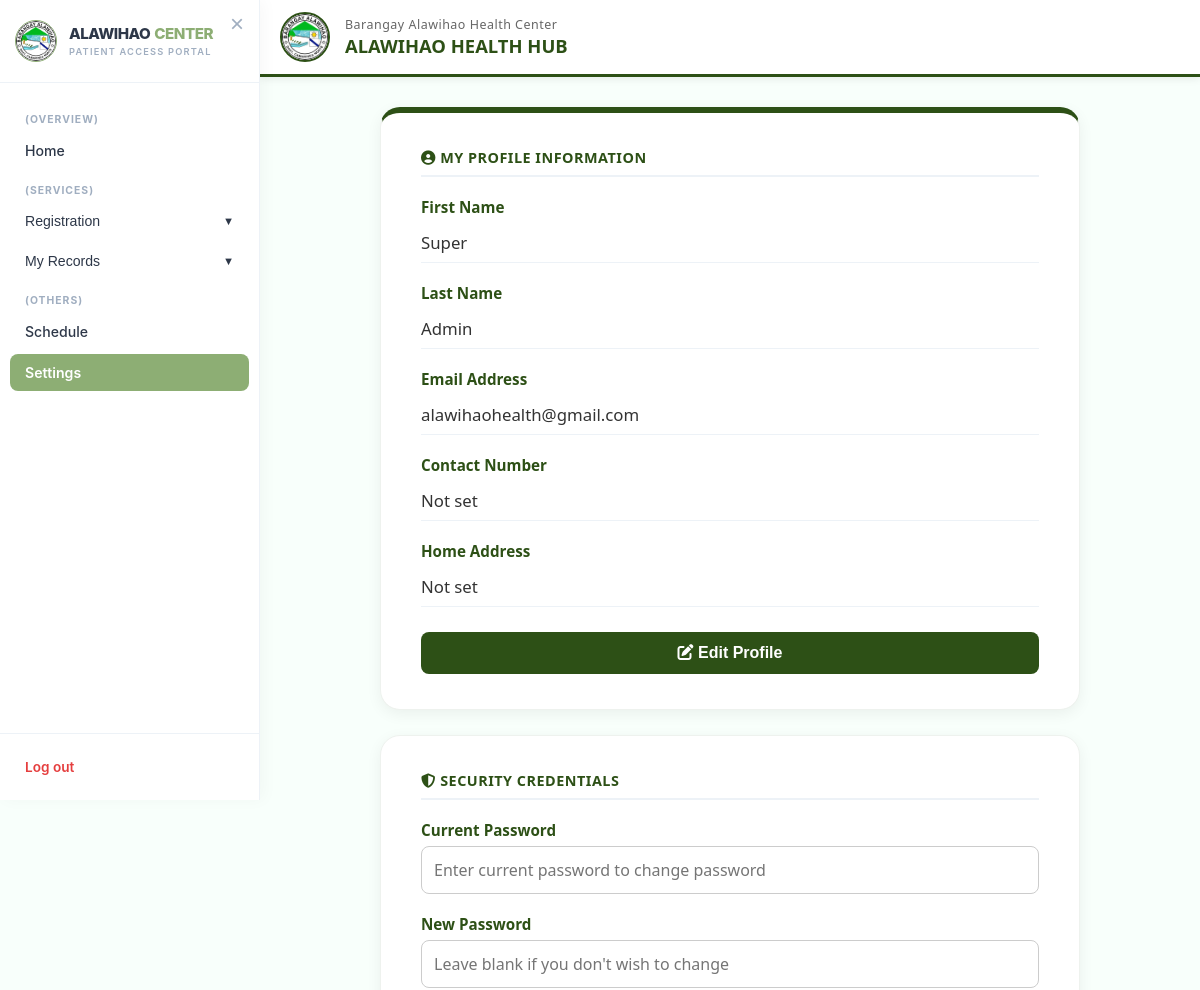
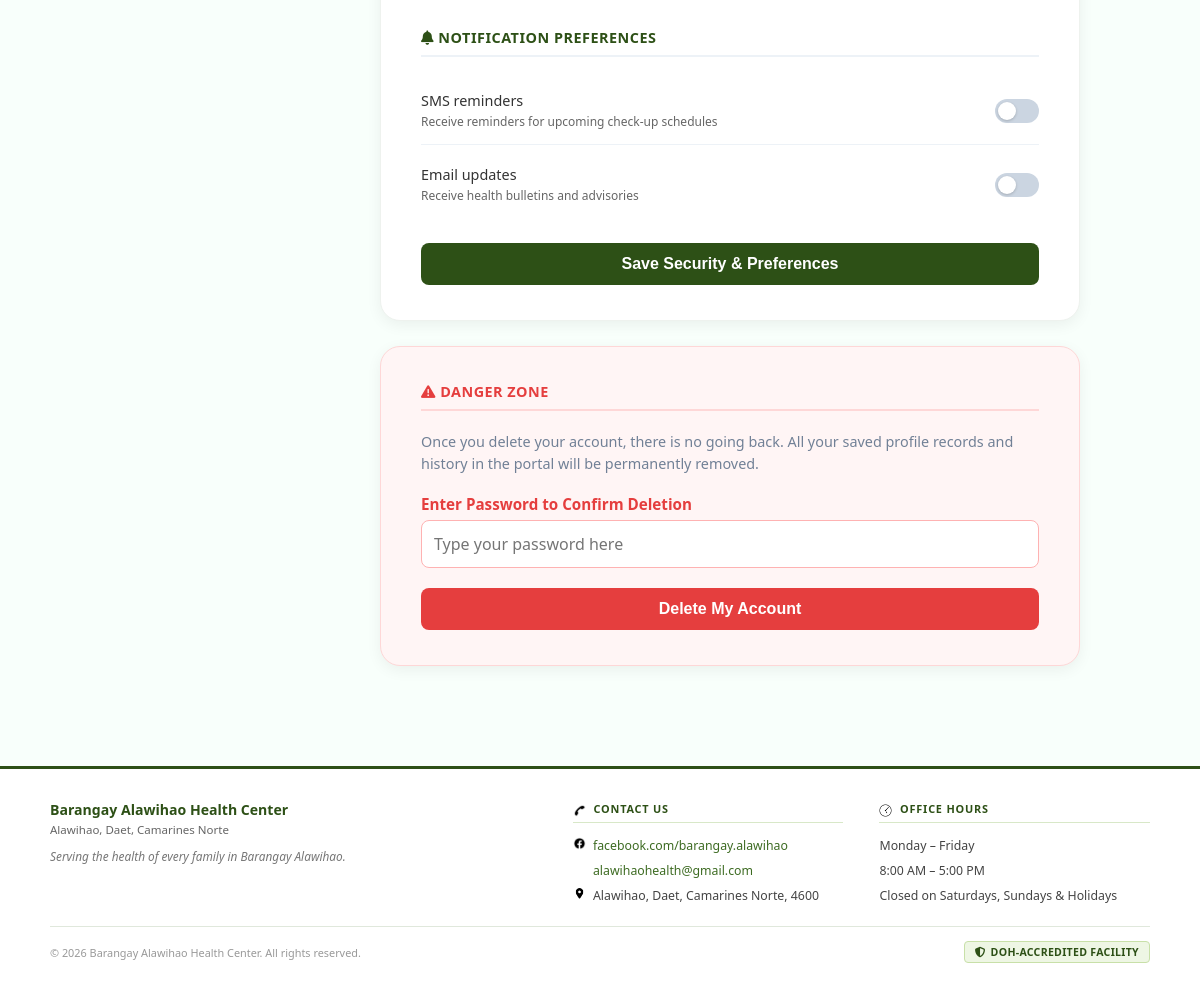
The app's page /user_settings.php (signed in) with its own data (2 pictures, top to bottom).
### tables this page shows
CREATE TABLE `users` (
  `id` int(11) NOT NULL,
  `generated_id` varchar(20) DEFAULT NULL,
  `first_name` varchar(50) NOT NULL,
  `last_name` varchar(50) NOT NULL,
  `email` varchar(100) NOT NULL,
  `password` varchar(255) NOT NULL,
  `role` enum('Super Admin','Admin','User') DEFAULT 'User',
  `status` enum('Pending','Approved','Disapproved') DEFAULT 'Approved',
  `reset_code` varchar(6) DEFAULT NULL,
  `reset_expiry` datetime DEFAULT NULL,
  `created_at` timestamp NOT NULL DEFAULT current_timestamp(),
  `last_activity` datetime DEFAULT current_timestamp(),
  `contact_number` varchar(50) DEFAULT NULL,
  `birthday` date DEFAULT NULL,
  `gender` varchar(20) DEFAULT NULL,
  `address` varchar(50) DEFAULT NULL,
  `profile_picture` varchar(255) DEFAULT NULL,
  `position` varchar(100) DEFAULT 'Administrator',
  `total_children` int(11) DEFAULT 0,
  `current_pregnancy_status` varchar(100) DEFAULT '1st Pregnancy'
);

### user_settings.php (the view, shortened to what this page needs)
<?php
include 'db_connect.php';
$user_id = $_SESSION['user_id'];
$sql = "SELECT * FROM users WHERE id = '$user_id'";
$result = $conn->query($sql);
$user = $result->fetch_assoc();
?>
<!DOCTYPE html>
<html lang="fil">
<head>
</head>
<body>
<div class="sidebar-container">
    <?php include 'user_sidebar.php'; ?>
</div>
<div class="topbar">
    <img src="images/logo.jpg" alt="Brgy Logo">
    <div class="logo-text">
        <span>Barangay Alawihao Health Center</span>
        <strong>ALAWIHAO HEALTH HUB</strong>
    </div>
</div>
<div id="main">
    <div class="settings-container">
        <div class="settings-card profile-card-header">
            <div class="settings-section-title"><i class="fa fa-user-circle"></i> My Profile Information</div>
            <form id="profileForm" method="POST">
                <div class="form-group">
                    <label>First Name</label>
                    <div class="info-value"><?php echo htmlspecialchars($user['first_name'] ?? ''); ?></div>
                </div>
                <div class="form-group">
                    <label>Last Name</label>
                    <div class="info-value"><?php echo htmlspecialchars($user['last_name'] ?? ''); ?></div>
                </div>
                <div class="form-group">
                    <label>Email Address</label>
                    <div class="info-value"><?php echo htmlspecialchars($user['email'] ?? ''); ?></div>
                </div>
                <div class="form-group">
                    <label>Contact Number</label>
                    <div class="info-value"><?php echo htmlspecialchars($user['contact_number'] ?? 'Not set'); ?></div>
                </div>
                <div class="form-group">
                    <label>Home Address</label>
                    <div class="info-value"><?php echo htmlspecialchars($user['address'] ?? 'Not set'); ?></div>
                </div>
                <div class="button-group">
                    <button type="button" id="editBtn" class="btn btn-edit" onclick="toggleEdit(true)"><i class="fa fa-pen-to-square"></i> Edit Profile</button>
                </div>
            </form>
        </div>
        <div class="settings-card">
            <form action="update_settings.php" method="POST">
                <div class="settings-section-title"><i class="fa fa-shield-halved"></i> Security Credentials</div>
                <div class="form-group">
                    <label for="current_password">Current Password</label>
                    <input type="password" id="current_password" name="current_password" class="settings-input" placeholder="Enter current password to change password">
                </div>
                <div class="form-group">
                    <label for="new_password">New Password</label>
                    <input type="password" id="new_password" name="new_password" class="settings-input" placeholder="Leave blank if you don't wish to change">
                </div>
                <div class="settings-section-title" style="margin-top: 30px;"><i class="fa fa-bell"></i> Notification Preferences</div>
                <label class="notification-toggle">
                    <span class="notification-copy">
                        <span>SMS reminders</span>
                        <small>Receive reminders for upcoming check-up schedules</small>
                    </span>
                    <span class="notification-switch" aria-hidden="true"></span>
                </label>
                <label class="notification-toggle">
                    <span class="notification-copy">
                        <span>Email updates</span>
                        <small>Receive health bulletins and advisories</small>
                    </span>
                    <span class="notification-switch" aria-hidden="true"></span>
                </label>
                <div style="margin-top: 25px;">
                    <button type="submit" class="btn btn-primary-action">Save Security & Preferences</button>
                </div>
            </form>
        </div>
        <div class="settings-card danger-card">
            <div class="settings-section-title danger-title"><i class="fa fa-triangle-exclamation"></i> Danger Zone</div>
            <p class="danger-text">Once you delete your account, there is no going back. All your saved profile records and history in the portal will be permanently removed.</p>
            <form action="delete_account.php" method="POST" onsubmit="return confirm('Are you sure you want to permanently delete your account? This action cannot be undone.');">
                <div class="form-group">
                    <label for="delete_password" style="color: #E53E3E;">Enter Password to Confirm Deletion</label>
                    <input type="password" id="delete_password" name="delete_password" class="settings-input" placeholder="Type your password here" required style="border-color: #FEB2B2;">
                </div>
                <button type="submit" class="btn btn-danger">Delete My Account</button>
            </form>
        </div>
    </div>
</div>
<?php include 'admin/footer.php'; ?>
</body>
</html>

### user_settings.php (style rules this page uses)
:root { --green: #2d5016; --accent: #5a7c3a; --light: #8fbf5a; --bg: #f8fffb; --white: #ffffff; --text: #333333; --muted: #666666; --sidebar-width: 260px; --border-color: #edf2ed; }
* { margin: 0; padding: 0; box-sizing: border-box; }
body { font-family: 'Segoe UI', sans-serif; background: var(--bg); color: var(--text); }
.sidebar-container { width: var(--sidebar-width) !important; min-width: var(--sidebar-width) !important; height: 100vh; position: fixed; top: 0; left: 0; z-index: 300; overflow-y: auto; transition: transform 0.3s ease; }
.topbar { background: var(--white); border-bottom: 3px solid var(--green); padding: 12px 20px; display: flex; align-items: center; gap: 15px; position: sticky; top: 0; z-index: 200; box-shadow: 0 2px 8px rgba(0,0,0,0.08); margin-left: var(--sidebar-width); width: calc(100% - var(--sidebar-width)); transition: margin-left 0.3s ease, width 0.3s ease; }
.topbar img { width: 50px; height: 50px; border-radius: 50%; object-fit: cover; border: 2px solid var(--green); flex-shrink: 0; }
.topbar .logo-text { display: flex; flex-direction: column; }
.topbar .logo-text span { font-size: 0.78rem; color: var(--muted); font-weight: 500; letter-spacing: 0.5px; }
.topbar .logo-text strong { font-size: 1.15rem; color: var(--green); font-weight: 700; }
#main { margin-left: var(--sidebar-width); width: calc(100% - var(--sidebar-width)); transition: margin-left 0.3s ease, width 0.3s ease; padding: 30px 24px 60px; display: flex; flex-direction: column; align-items: center; min-height: calc(100vh - 70px); }
.settings-container { width: 100%; max-width: 700px; display: flex; flex-direction: column; gap: 25px; }
.settings-card { background: var(--white); width: 100%; padding: 35px 40px; border-radius: 20px; box-shadow: 0 4px 15px rgba(0,0,0,0.06); border: 1px solid #eef2ee; }
.profile-card-header { border-top: 6px solid var(--green); margin-top: 0; }
.settings-section-title { font-size: 0.9rem; font-weight: 700; color: var(--green); margin-bottom: 20px; padding-bottom: 8px; border-bottom: 2px solid var(--border-color); text-transform: uppercase; letter-spacing: 0.5px; }
.form-group { margin-bottom: 20px; }
label { display: block; margin-bottom: 6px; font-weight: 600; color: var(--green); font-size: 0.95rem; }
.info-value { font-size: 1.05rem; color: #333; padding: 8px 0; border-bottom: 1px solid var(--border-color); margin-bottom: 5px; }
.edit-input, .settings-input { width: 100%; padding: 12px; border: 1px solid #ccc; border-radius: 8px; box-sizing: border-box; font-family: inherit; font-size: 1rem; transition: border-color 0.2s; }
.notification-toggle { display: flex; align-items: center; justify-content: space-between; gap: 20px; padding: 14px 0; border-bottom: 1px solid var(--border-color); cursor: pointer; color: var(--text); font-weight: 500; }
.notification-toggle:last-of-type { border-bottom: none; }
.notification-copy { display: flex; flex-direction: column; gap: 3px; font-size: 0.9rem; }
.notification-copy small { color: var(--muted); font-size: 0.75rem; font-weight: 400; }
.notification-switch { position: relative; width: 44px; height: 24px; flex: 0 0 44px; background: #cbd5e1; border-radius: 999px; transition: background 0.2s ease; }
.notification-switch::after { content: ''; position: absolute; top: 3px; left: 3px; width: 18px; height: 18px; background: #ffffff; border-radius: 50%; box-shadow: 0 1px 3px rgba(0,0,0,0.2); transition: transform 0.2s ease; }
.button-group { display: flex; gap: 12px; margin-top: 25px; }
.btn { padding: 12px 25px; border-radius: 8px; cursor: pointer; font-weight: 600; border: none; transition: 0.2s; text-align: center; font-size: 1rem; }
.btn-edit { background: var(--green); color: white; flex: 1; }
.btn-primary-action { background: var(--green); color: white; width: 100%; }
.danger-card { border: 1px solid #FED7D7; background-color: #FFF5F5; }
.danger-title { color: #E53E3E; border-bottom: 2px solid #FED7D7; }
.danger-text { font-size: 0.9rem; color: #718096; margin-bottom: 20px; line-height: 1.5; }
.btn-danger { background-color: #E53E3E; color: #FFFFFF; width: 100%; }

### user_sidebar.php (style rules this page uses)
:root { --sage: #8DAE74; --dark-sage: #6B8E55; --soft-sage: #F1F5ED; --pure-white: #FFFFFF; --text-main: #2D3748; --text-muted: #A0AEC0; --sidebar-width: 260px; --border-color: #EDF2F7; --transition: all 0.3s ease-in-out; }

### admin/footer.php (style rules this page uses)
body { flex-wrap: wrap; }

### records on screen
users: first_name "Super", last_name "Admin", email "alawihaohealth@gmail.com", contact_number "Not set", address "Not set"
